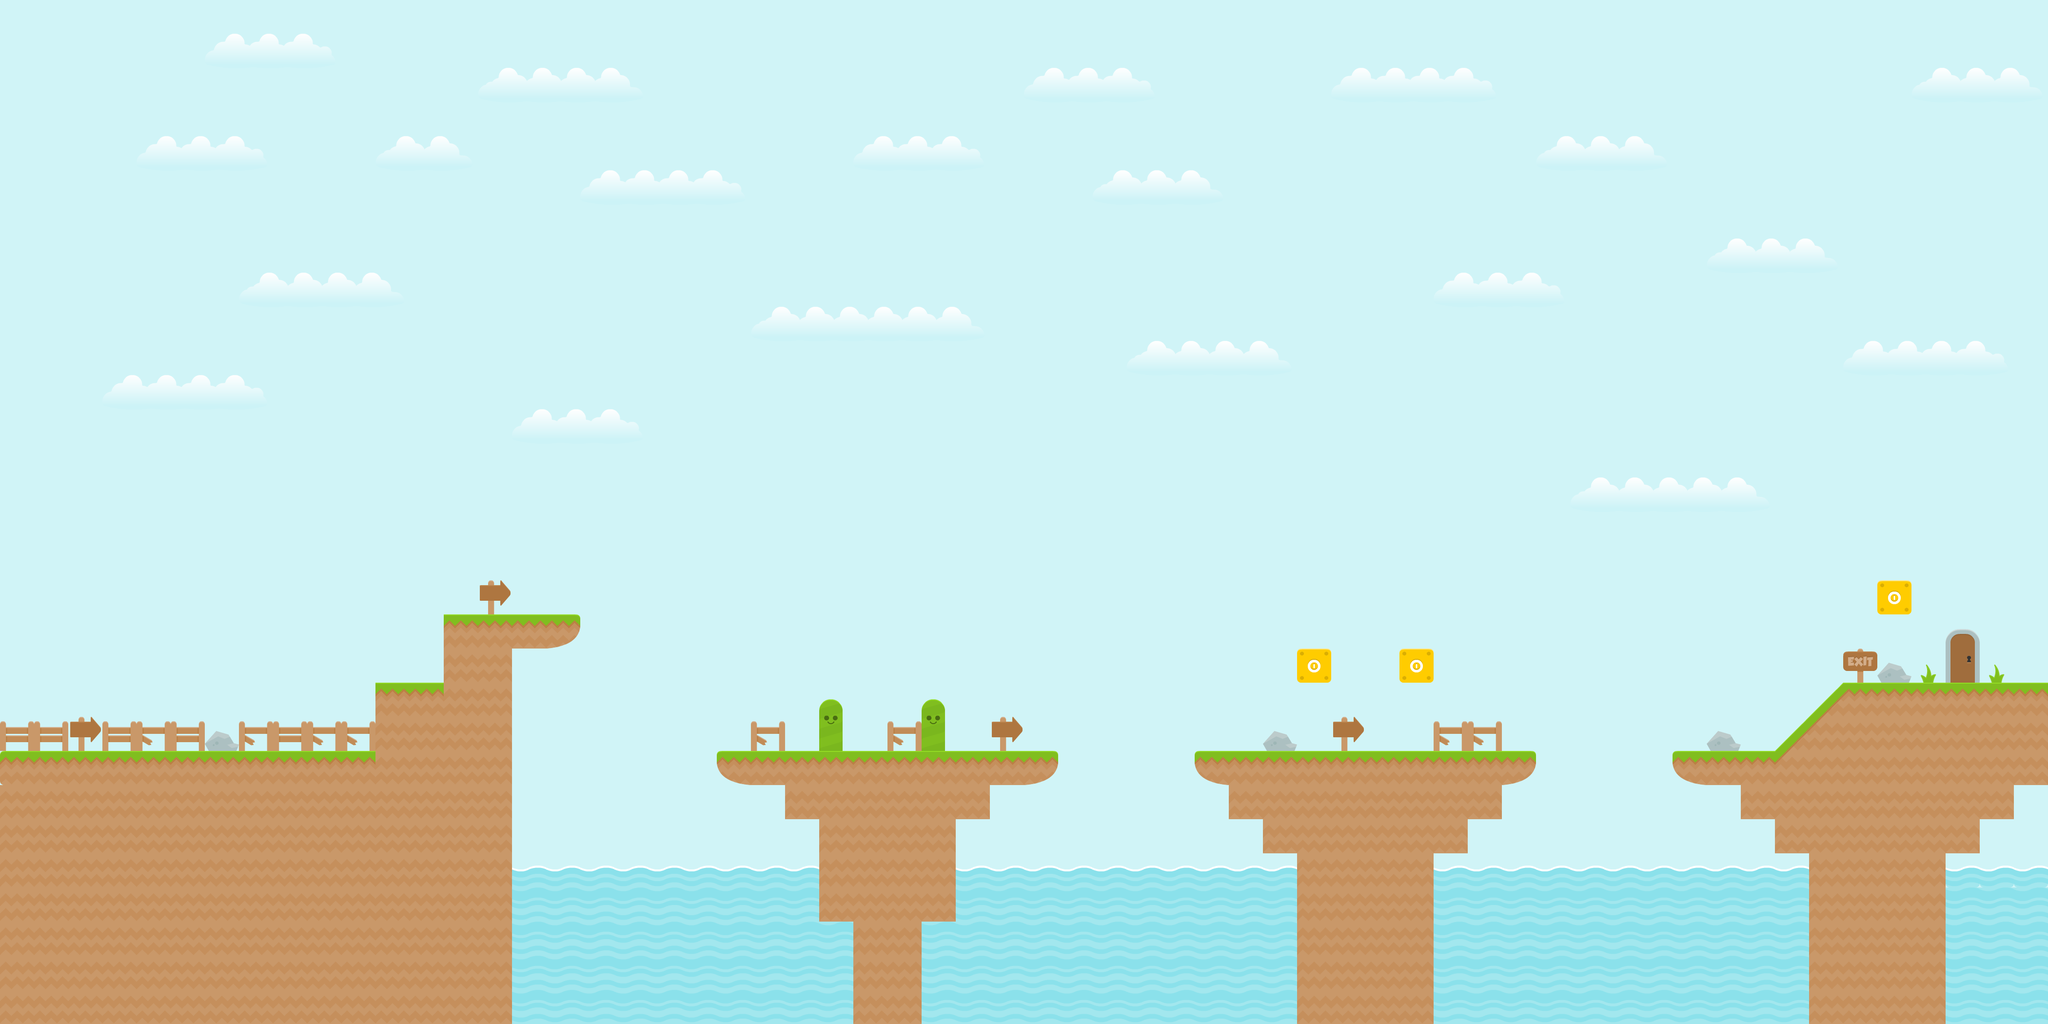

A 2D game scene composited from a Tiled map and its tileset images. What follows is a short description and the map's XML, with each tile layer's data collapsed to a summary:
An orthogonal 60x30 tile map with 70x70 px tiles, 3 tile layers (BackGround, Tile_BackGround, Main layer), 25 tilesets.

<map version="1.10" tiledversion="1.11.2" orientation="orthogonal" renderorder="right-down" width="60" height="30" tilewidth="70" tileheight="70" infinite="0" nextlayerid="7" nextobjectid="1">
 <tileset firstgid="1" source="grassLeft.tsx" />
 <tileset firstgid="2" source="grassMid.tsx" />
 <tileset firstgid="3" source="grassRight.tsx" />
 <tileset firstgid="4" source="grassCenter.tsx" />
 <tileset firstgid="5" source="grassCliffLeft.tsx" />
 <tileset firstgid="6" source="grassCliffRight.tsx" />
 <tileset firstgid="7" source="liquidWater.tsx" />
 <tileset firstgid="8" source="liquidWaterTop.tsx" />
 <tileset firstgid="9" source="liquidWaterTop_mid.tsx" />
 <tileset firstgid="10" source="door_closedMid.tsx" />
 <tileset firstgid="11" source="door_closedTop.tsx" />
 <tileset firstgid="12" source="hill_small.tsx" />
 <tileset firstgid="13" source="grassHillLeft.tsx" />
 <tileset firstgid="14" source="grassHillLeft2.tsx" />
 <tileset firstgid="15" source="signRight.tsx" />
 <tileset firstgid="16" source="signExit.tsx" />
 <tileset firstgid="17" source="fence.tsx" />
 <tileset firstgid="18" source="fenceBroken.tsx" />
 <tileset firstgid="19" source="plant.tsx" />
 <tileset firstgid="20" source="rock.tsx" />
 <tileset firstgid="21" source="bg.tsx" />
 <tileset firstgid="22" source="cloud1.tsx" />
 <tileset firstgid="23" source="cloud2.tsx" />
 <tileset firstgid="24" source="brickWall.tsx" />
 <tileset firstgid="25" source="boxCoin.tsx" />
 <layer id="6" name="BackGround" width="60" height="30">
  <data>[1800 cells, 1562 non-empty, 2 distinct tile ids]</data>
 </layer>
 <layer id="2" name="Tile_BackGround" width="60" height="30">
  <data>[1800 cells, 95 non-empty, 8 distinct tile ids]</data>
 </layer>
 <layer id="1" name="Main layer" width="60" height="30">
  <data>[1800 cells, 450 non-empty, 14 distinct tile ids]</data>
 </layer>
</map>
